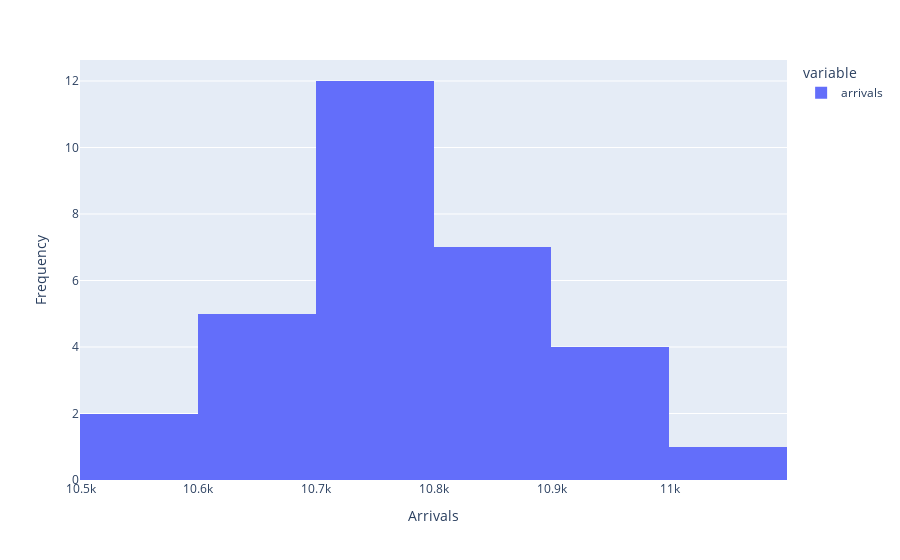
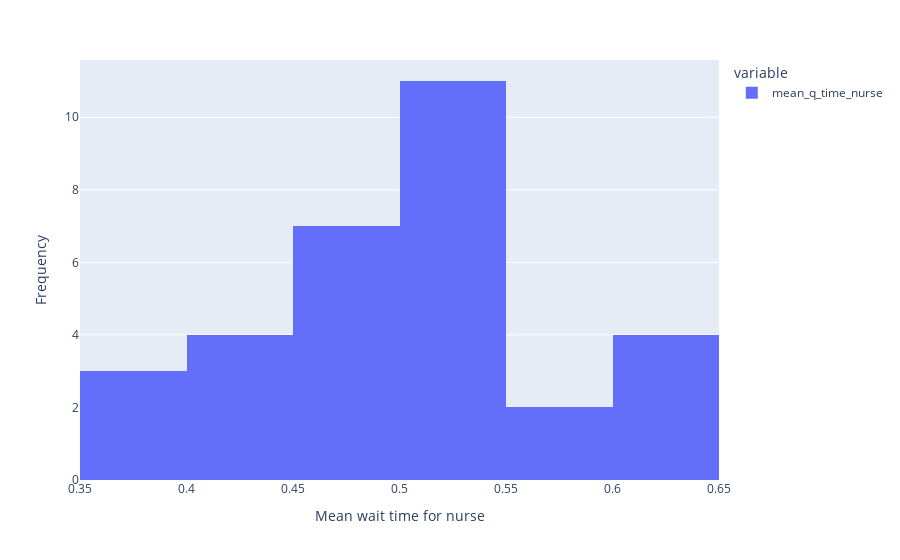
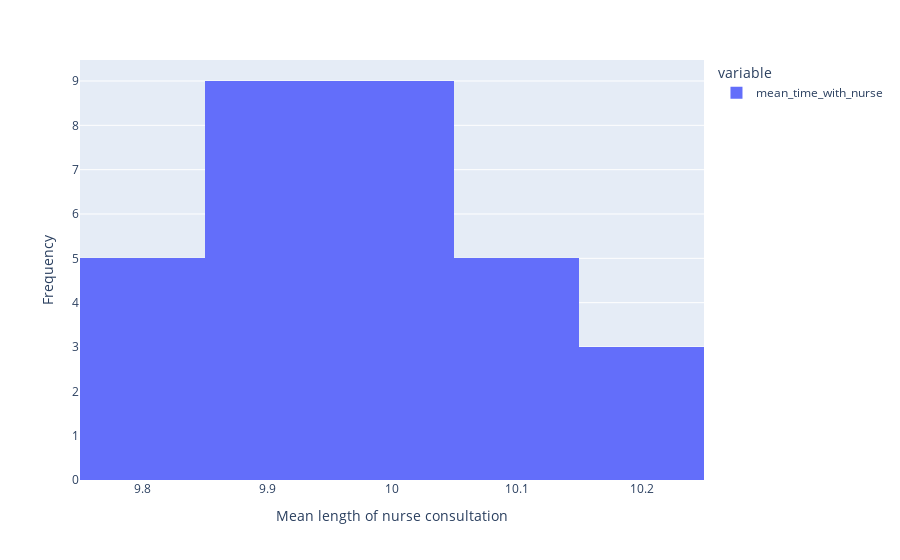
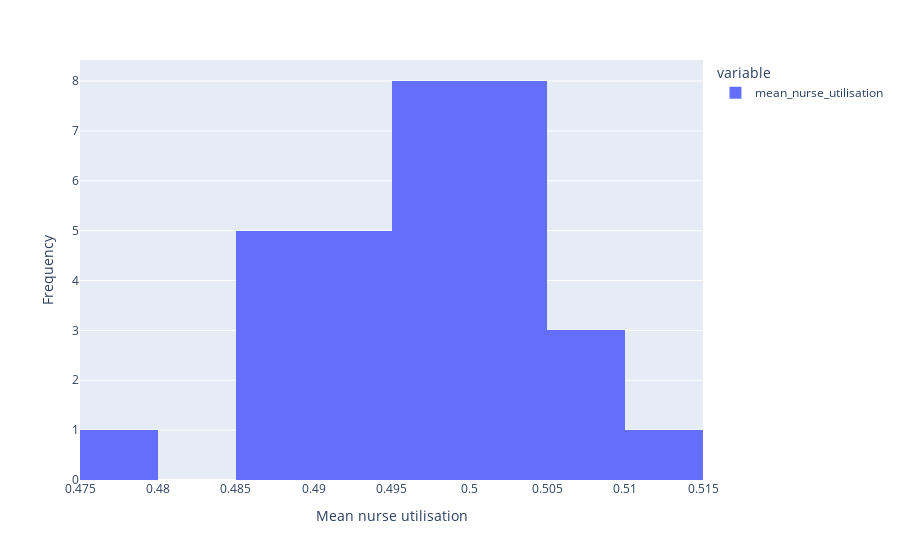

Notebook code cell kept with these figures, in order:
### Code cell
def plot_results_spread(column, x_label, y_label='Frequency'):
    """
    Plot spread of results from across replications, for chosen column.

    Arguments:
        column (str):
            Name of column to plot.
        x_label (str):
            X axis label.
        y_label (str):
            Y axis label
    """
    fig = px.histogram(trial.trial_results_df[column])
    fig.update_layout(
        xaxis_title=x_label,
        yaxis_title=y_label
    )
    fig.show()


param = Defaults()
trial = Trial(param)
trial.run_trial()

plot_results_spread('arrivals', 'Arrivals')
plot_results_spread('mean_q_time_nurse', 'Mean wait time for nurse')
plot_results_spread('mean_time_with_nurse', 'Mean length of nurse consultation')
plot_results_spread('mean_nurse_utilisation', 'Mean nurse utilisation')

### Figure 1 — Plotly figure (JSON) as saved in the notebook; plotly's stock layout.template omitted (floating-point values rounded to 4 significant figures)
{"data": [{"alignmentgroup": "True", "bingroup": "x", "hovertemplate": "variable=arrivals<br>value=%{x}<br>count=%{y}<extra></extra>", "legendgroup": "arrivals", "marker": {"color": "#636efa", "pattern": {"shape": ""}}, "name": "arrivals", "offsetgroup": "arrivals", "orientation": "v", "showlegend": true, "type": "histogram", "x": [10972, 10784, 10854, 10831, 10720, 10772, 10831, 10781, 10772, 10705, 10927, 10688, 11092, 10640, 10904, 10849, 10719, 10713, 10568, 10707, 10845, 10726, 10618, 10914, 10660, 10685, 10806, 10748, 10589, 10863, 10796], "xaxis": "x", "yaxis": "y"}], "layout": {"barmode": "relative", "legend": {"title": {"text": "variable"}, "tracegroupgap": 0}, "margin": {"t": 60}, "xaxis": {"anchor": "y", "domain": [0, 1], "title": {"text": "Arrivals"}}, "yaxis": {"anchor": "x", "domain": [0, 1], "title": {"text": "Frequency"}}}}

### Figure 2 — Plotly figure (JSON) as saved in the notebook; plotly's stock layout.template omitted (floating-point values rounded to 4 significant figures)
{"data": [{"alignmentgroup": "True", "bingroup": "x", "hovertemplate": "variable=mean_q_time_nurse<br>value=%{x}<br>count=%{y}<extra></extra>", "legendgroup": "mean_q_time_nurse", "marker": {"color": "#636efa", "pattern": {"shape": ""}}, "name": "mean_q_time_nurse", "offsetgroup": "mean_q_time_nurse", "orientation": "v", "showlegend": true, "type": "histogram", "x": [0.5045, 0.5142, 0.5232, 0.4791, 0.4615, 0.3883, 0.4669, 0.6259, 0.4685, 0.5634, 0.5626, 0.3978, 0.4453, 0.4398, 0.6108, 0.4767, 0.4283, 0.5056, 0.3616, 0.4192, 0.612, 0.5173, 0.5317, 0.5271, 0.503, 0.6271, 0.5062, 0.4926, 0.4577, 0.5422, 0.5102], "xaxis": "x", "yaxis": "y"}], "layout": {"barmode": "relative", "legend": {"title": {"text": "variable"}, "tracegroupgap": 0}, "margin": {"t": 60}, "xaxis": {"anchor": "y", "domain": [0, 1], "title": {"text": "Mean wait time for nurse"}}, "yaxis": {"anchor": "x", "domain": [0, 1], "title": {"text": "Frequency"}}}}

### Figure 3 — Plotly figure (JSON) as saved in the notebook; plotly's stock layout.template omitted (floating-point values rounded to 4 significant figures)
{"data": [{"alignmentgroup": "True", "bingroup": "x", "hovertemplate": "variable=mean_time_with_nurse<br>value=%{x}<br>count=%{y}<extra></extra>", "legendgroup": "mean_time_with_nurse", "marker": {"color": "#636efa", "pattern": {"shape": ""}}, "name": "mean_time_with_nurse", "offsetgroup": "mean_time_with_nurse", "orientation": "v", "showlegend": true, "type": "histogram", "x": [9.842, 10.06, 9.925, 9.937, 10.02, 9.885, 10.04, 10.09, 10.2, 10.09, 10.08, 9.893, 9.811, 9.934, 10.17, 9.976, 9.81, 9.989, 9.8, 9.919, 9.814, 9.858, 9.97, 9.925, 9.965, 10.24, 10.04, 10.05, 10.04, 10.03, 9.922], "xaxis": "x", "yaxis": "y"}], "layout": {"barmode": "relative", "legend": {"title": {"text": "variable"}, "tracegroupgap": 0}, "margin": {"t": 60}, "xaxis": {"anchor": "y", "domain": [0, 1], "title": {"text": "Mean length of nurse consultation"}}, "yaxis": {"anchor": "x", "domain": [0, 1], "title": {"text": "Frequency"}}}}

### Figure 4 — Plotly figure (JSON) as saved in the notebook; plotly's stock layout.template omitted (floating-point values rounded to 4 significant figures)
{"data": [{"alignmentgroup": "True", "bingroup": "x", "hovertemplate": "variable=mean_nurse_utilisation<br>value=%{x}<br>count=%{y}<extra></extra>", "legendgroup": "mean_nurse_utilisation", "marker": {"color": "#636efa", "pattern": {"shape": ""}}, "name": "mean_nurse_utilisation", "offsetgroup": "mean_nurse_utilisation", "orientation": "v", "showlegend": true, "type": "histogram", "x": [0.4996, 0.502, 0.4981, 0.4982, 0.4969, 0.4929, 0.5034, 0.5034, 0.5088, 0.5, 0.5098, 0.4895, 0.5034, 0.4893, 0.5131, 0.501, 0.4867, 0.4954, 0.4794, 0.4915, 0.4926, 0.4894, 0.4893, 0.5014, 0.4916, 0.5061, 0.5023, 0.5, 0.4924, 0.5046, 0.4958], "xaxis": "x", "yaxis": "y"}], "layout": {"barmode": "relative", "legend": {"title": {"text": "variable"}, "tracegroupgap": 0}, "margin": {"t": 60}, "xaxis": {"anchor": "y", "domain": [0, 1], "title": {"text": "Mean nurse utilisation"}}, "yaxis": {"anchor": "x", "domain": [0, 1], "title": {"text": "Frequency"}}}}
